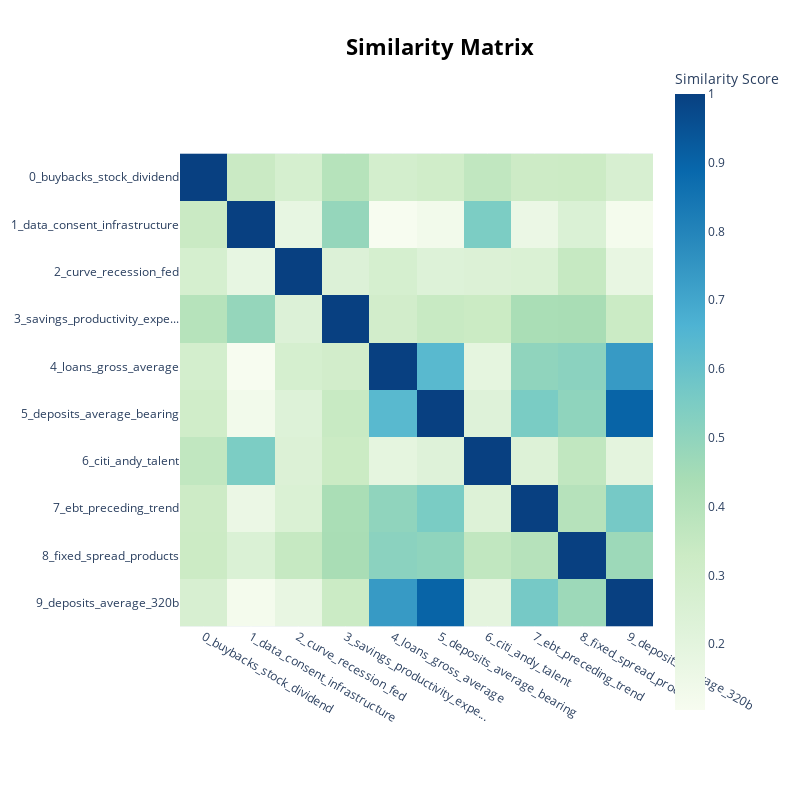

Source (notebook cell):
### Code cell
model.visualize_heatmap(top_n_topics=10)

### Figure 1 — Plotly figure (JSON) as saved in the notebook; plotly's stock layout.template omitted (floating-point values rounded to 4 significant figures)
{"data": [{"coloraxis": "coloraxis", "hovertemplate": "x: %{x}<br>y: %{y}<br>Similarity Score: %{z}<extra></extra>", "name": "0", "type": "heatmap", "x": ["0_buybacks_stock_dividend", "1_data_consent_infrastructure", "2_curve_recession_fed", "3_savings_productivity_expe...", "4_loans_gross_average", "5_deposits_average_bearing", "6_citi_andy_talent", "7_ebt_preceding_trend", "8_fixed_spread_products", "9_deposits_average_320b"], "xaxis": "x", "y": ["0_buybacks_stock_dividend", "1_data_consent_infrastructure", "2_curve_recession_fed", "3_savings_productivity_expe...", "4_loans_gross_average", "5_deposits_average_bearing", "6_citi_andy_talent", "7_ebt_preceding_trend", "8_fixed_spread_products", "9_deposits_average_320b"], "yaxis": "y", "z": [[1.0, 0.333, 0.2757, 0.3951, 0.2876, 0.3062, 0.363, 0.3237, 0.3295, 0.268], [0.333, 1.0, 0.1798, 0.4872, 0.1041, 0.1283, 0.5484, 0.1614, 0.2491, 0.1177], [0.2757, 0.1798, 1.0, 0.2388, 0.275, 0.233, 0.2398, 0.2511, 0.3462, 0.179], [0.3951, 0.4872, 0.2388, 1.0, 0.2963, 0.3391, 0.3318, 0.4336, 0.437, 0.3298], [0.2876, 0.1041, 0.275, 0.2963, 1.0, 0.6359, 0.1923, 0.4992, 0.5129, 0.7372], [0.3062, 0.1283, 0.233, 0.3391, 0.6359, 1.0, 0.225, 0.554, 0.5015, 0.9004], [0.363, 0.5484, 0.2398, 0.3318, 0.1923, 0.225, 1.0, 0.2354, 0.3632, 0.1979], [0.3237, 0.1614, 0.2511, 0.4336, 0.4992, 0.554, 0.2354, 1.0, 0.3974, 0.565], [0.3295, 0.2491, 0.3462, 0.437, 0.5129, 0.5015, 0.3632, 0.3974, 1.0, 0.4671], [0.268, 0.1177, 0.179, 0.3298, 0.7372, 0.9004, 0.1979, 0.565, 0.4671, 1.0]]}], "layout": {"coloraxis": {"colorbar": {"title": {"text": "Similarity Score"}}, "colorscale": [[0, "rgb(247,252,240)"], [0.125, "rgb(224,243,219)"], [0.25, "rgb(204,235,197)"], [0.375, "rgb(168,221,181)"], [0.5, "rgb(123,204,196)"], [0.625, "rgb(78,179,211)"], [0.75, "rgb(43,140,190)"], [0.875, "rgb(8,104,172)"], [1, "rgb(8,64,129)"]]}, "height": 800, "hoverlabel": {"bgcolor": "white", "font": {"family": "Rockwell", "size": 16}}, "legend": {"title": {"text": "Trend"}}, "margin": {"t": 60}, "showlegend": true, "title": {"font": {"color": "Black", "size": 22}, "text": "<b>Similarity Matrix</b>", "x": 0.55, "xanchor": "center", "y": 0.95, "yanchor": "top"}, "width": 800, "xaxis": {"anchor": "y", "constrain": "domain", "domain": [0, 1], "scaleanchor": "y"}, "yaxis": {"anchor": "x", "autorange": "reversed", "constrain": "domain", "domain": [0, 1]}}}
